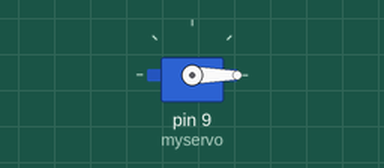
A sketch run on a simulated Arduino Uno, built with avr-gcc and run on an emulated ATmega328P. Shown: servo. What the sketch prints to the serial monitor is not drawn.

Above: at 0.05 s.
At 3.75 s:
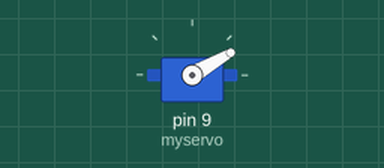
At 7.45 s:
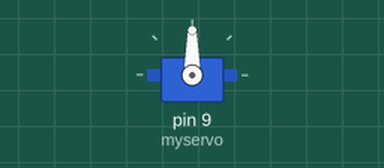
At 14.95 s:
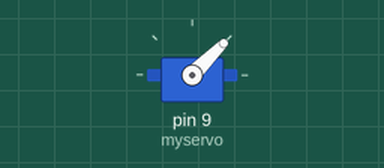
Timing chart, 0 to 19.5 s (numbered marks = the images above):
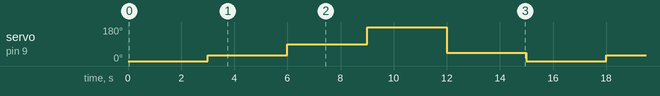

Measured:
- by itself, servo on pin 9 (myservo): repeats every 15.0 s: 90° 3.0 s, 180° 3.0 s, 45° 3.0 s, 0° 3.0 s, 30° 3.0 s

The sketch:

01_Basic_Servo.ino
```cpp
#include <Servo.h>

#define DELAY_TIME 3000

Servo myservo;

void setup() {
    Serial.begin(57600);

    myservo.attach(9);

    Serial.println("Done Initialization");
}

void loop() {
    myservo.write(0);
    delay(DELAY_TIME);

    myservo.write(30);
    delay(DELAY_TIME);

    myservo.write(90);
    delay(DELAY_TIME);

    myservo.write(180);
    delay(DELAY_TIME);

    myservo.write(45);
    delay(DELAY_TIME);
}
```
